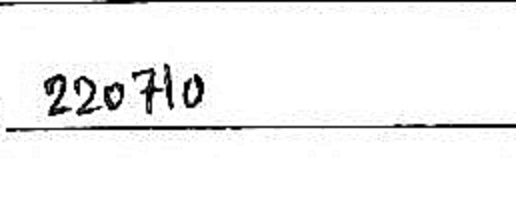
#> input picture sharpened_image.jpg, 516 x 198 px, given in place of bc.jpg, which was not available
$ jupyter execute --allow-errors test.ipynb   (shell and % lines are left out)
#> lines starting #> are read from the running program, lines starting #| are printed output that depends on the picture; after the words box and inside, x2 and y2 are one past the last pixel; in counts of white or black regions, pixels touching at a corner belong together; pictures that were not available may be replaced by others from this repository, and a replacement may not be noted
[cell 1]
%cd yolov5

[cell 2]
import cv2
import numpy as np
import pandas as pd
import numpy as np
#> (the rest of this cell did not finish here and is left out)

[cell 3]
import cv2
import numpy as np

# Load an image

import io
import os

from google.cloud import vision
from google.cloud.vision_v1 import types

# Set your environment variable for your GCP credentials
os.environ['GOOGLE_APPLICATION_CREDENTIALS'] = 'circular-genius-402810-13afeaaa2b14.json'

# Initialize the Vision API client
client = vision.ImageAnnotatorClient()

# Load the image
#> (the rest of this cell did not finish here and is left out)

[cell 4]
import cv2
import numpy as np

# Load an image
image = cv2.imread('bc.jpg')
#> image is the input picture: shape (198, 516, 3); min 0, max 255, mean 241.7

# Create a sharpening kernel
sharpening_kernel = np.array([[-1, -1, -1],
                              [-1,  9, -1],
                              [-1, -1, -1]])

# Apply the convolution to sharpen the image
sharpened_image = cv2.filter2D(image, -1, sharpening_kernel)
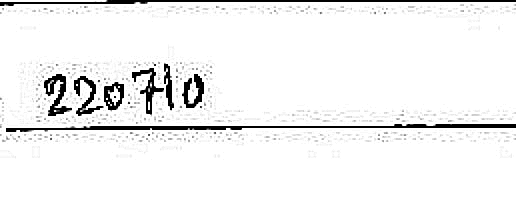
#> sharpened_image: shape (198, 516, 3); min 0, max 255, mean 240.6

# Display the original and sharpened images

cv2.imwrite('bc.jpg', sharpened_image)
cv2.waitKey(0)
cv2.destroyAllWindows()
import io
import os

from google.cloud import vision
from google.cloud.vision_v1 import types

# Set your environment variable for your GCP credentials
os.environ['GOOGLE_APPLICATION_CREDENTIALS'] = 'circular-genius-402810-13afeaaa2b14.json'

# Initialize the Vision API client
client = vision.ImageAnnotatorClient()

# Load the image
with io.open('bc.jpg', 'rb') as image_file:
    content = image_file.read()

image = types.Image(content=content)

# Create the text detection request
request = types.AnnotateImageRequest(
    image=image,
    features=[types.Feature(type='TEXT_DETECTION')]
)

# Send the request and get the response
response = client.annotate_image(request)
g=[]
for text_annotation in response.text_annotations:
    print('Text:', text_annotation.description)
    g.append(text_annotation.description)

[cell 5]
import json
from google.protobuf.json_format import MessageToDict
response_dict = MessageToDict(response._pb)

# Access the textAnnotations
text_annotations = response_dict.get('textAnnotations', [])

# Function to calculate the center point of a bounding box
def calculate_center(vertices):
    x_coordinates = [vertex['x'] for vertex in vertices]
    y_coordinates = [vertex['y'] for vertex in vertices]
    center_x = sum(x_coordinates) / len(vertices)
    center_y = sum(y_coordinates) / len(vertices)
    return center_x, center_y

# Calculate center points for all bounding boxes along with descriptions
center_points_with_descriptions = []
for annotation in text_annotations[1:]:
    description = annotation.get('description', 'N/A')  # Use 'N/A' if description is not present
    vertices = annotation['boundingPoly']['vertices']
    center_x, center_y = calculate_center(vertices)
    center_points_with_descriptions.append({'description': description, 'x': center_x, 'y': center_y})

# Print the center points with descriptions
print(json.dumps(center_points_with_descriptions, indent=2))
import pandas as pd
import numpy as np

data = center_points_with_descriptions
df = pd.DataFrame(data)

# Define a threshold for y values to consider them as belonging to the same row
y_threshold = 50

# Define the number of columns
num_cols = 6

# Calculate the bins for x based on the number of columns
#> (the rest of this cell did not finish here and is left out)

[cell 6]
import pandas as pd
import numpy as np

data = center_points_with_descriptions
df = pd.DataFrame(data)

# Define a threshold for y values to consider them as belonging to the same row
y_threshold = 50

# Define the number of columns
num_cols = 6

# Calculate the bins for x based on the number of columns
#> (the rest of this cell did not finish here and is left out)

[cell 7]
# red image table
import numpy as np
import cv2

image_path = 'b.jpg'
image = cv2.imread(image_path)


    # Get the height and width of the image
image_height, image_width, _ = image.shape
#> image_height = 198; image_width = 516
 # Height of the blank image
blank_image = np.zeros((image_height, image_width, 3), np.uint8)

# Draw circles and text on the blank image
for point in center_points_with_descriptions:
    x, y = int(point['x']), int(point['y'])
    description = point['description']

    # Draw text
    cv2.putText(blank_image, description, (x, y - 20), cv2.FONT_HERSHEY_SIMPLEX, 0.5, (0, 0, 255), 2)  # Red text
#> blank_image: shape (198, 516, 3); every value is 0

# Define the number of columns and draw vertical lines
num_columns = 6  # Adjust this to match the number of columns in your data
column_width = image_width // num_columns
#> column_width = 86
for i in range(1, num_columns):
    x = i * column_width
    cv2.line(blank_image, (x, 0), (x, image_height), (0, 0, 255), 2)  # Draw red vertical lines
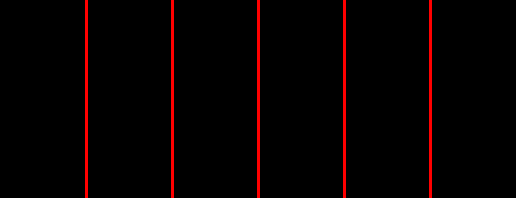
#> blank_image: shape (198, 516, 3); mean of channels 0, 1, 2 0, 0, 7.4; drawn as B, G, R

# Display or save the image
cv2.imshow('Annotated Image', blank_image)
cv2.waitKey(0)  # Wait until a key is pressed
cv2.destroyAllWindows()

# Save the image to a file
cv2.imwrite('annotated_image.jpg', blank_image)
#> Out = True

[cell 8]
import cv2
import pytesseract
pytesseract.pytesseract.tesseract_cmd = r'C:\Program Files\Tesseract-OCR\tesseract.exe'  # Example path, replace with your Tesseract path

# Read the image
img = cv2.imread('annotated_image.jpg')
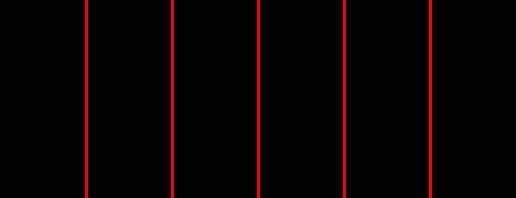
#> input picture ../t2_w/w2_bc.jpg, 516 x 198 px, found by its file name
#> img is the input picture: shape (198, 516, 3); mean B, G, R 0.6, 0.6, 7.4


# Convert the image to grayscale
gray = cv2.cvtColor(img, cv2.COLOR_BGR2GRAY)
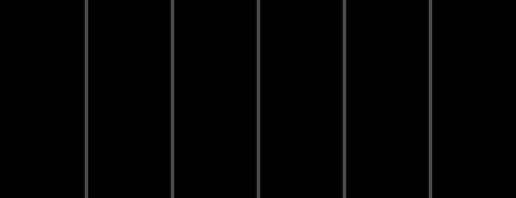
#> gray: shape (198, 516); min 0, max 76, mean 2.6

# Apply adaptive thresholding to invert the image
binary_thresh = cv2.adaptiveThreshold(~gray, 255, cv2.ADAPTIVE_THRESH_MEAN_C,
                                      cv2.THRESH_BINARY, 15, -2)
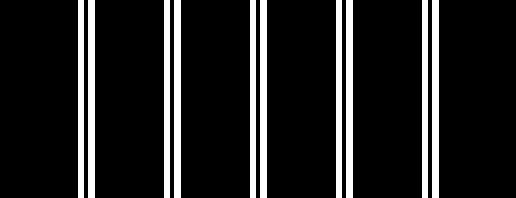
#> binary_thresh: shape (198, 516); 12.6% white; 10 white regions, largest, box (x1, y1, x2, y2) and area: (88, 0, 95, 198) 1386, (174, 0, 181, 198) 1386, (260, 0, 267, 198) 1386

# Copy the binary image
vertical = binary_thresh.copy()

# Define the structure size for the vertical kernel
vertical_size = vertical.shape[0] // 30
#> vertical_size = 6

# Create a vertical kernel
vertical_structure = cv2.getStructuringElement(cv2.MORPH_RECT, (1, vertical_size))
#> vertical_structure = [1, 1, 1, 1, 1, 1]

# Apply morphological operations
vertical = cv2.erode(vertical, vertical_structure)
vertical = cv2.dilate(vertical, vertical_structure)

# Use pytesseract to extract text
config = ('-l eng --oem 1 --psm 3')
#> (the rest of this cell did not finish here and is left out)

[cell 9]
import cv2
import pytesseract
import pandas as pd

# Set the path to the Tesseract executable
pytesseract.pytesseract.tesseract_cmd = r'C:\Program Files\Tesseract-OCR\tesseract.exe'  # Example path, replace with your Tesseract path

# Read the image
image = cv2.imread('annotated_image.jpg')

# Convert to grayscale
gray = cv2.cvtColor(image, cv2.COLOR_BGR2GRAY)

# Apply thresholding
_, binary = cv2.threshold(gray, 150, 255, cv2.THRESH_BINARY_INV)
#> binary: shape (198, 516); every value is 255

# Find the contours
contours, _ = cv2.findContours(binary, cv2.RETR_EXTERNAL, cv2.CHAIN_APPROX_SIMPLE)
#> contours = [[[0, 0], [0, 197], [515, 197], [515, 0]]]

# Filter contours based on their area (you may need to adjust the value)
contours = [cnt for cnt in contours if cv2.contourArea(cnt) > 50]

# Create an empty DataFrame
df = pd.DataFrame()

#> (the rest of this cell did not finish here and is left out)
